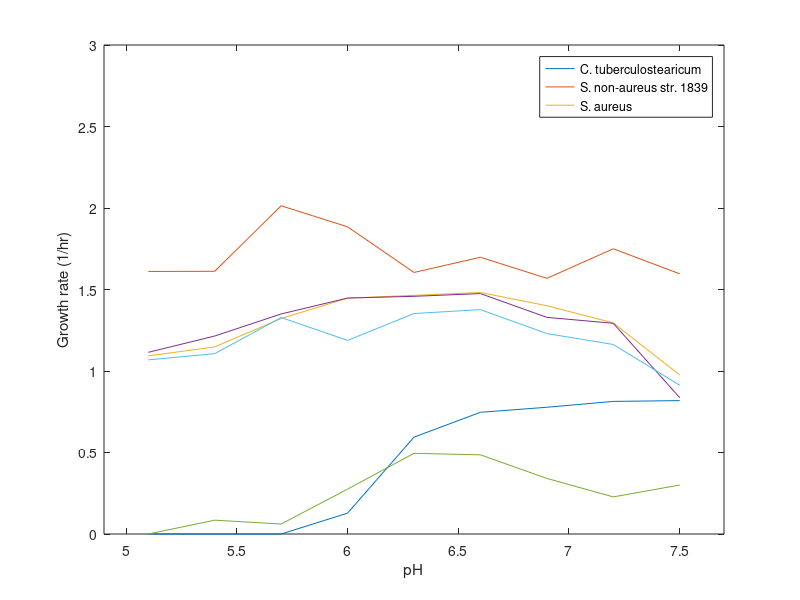
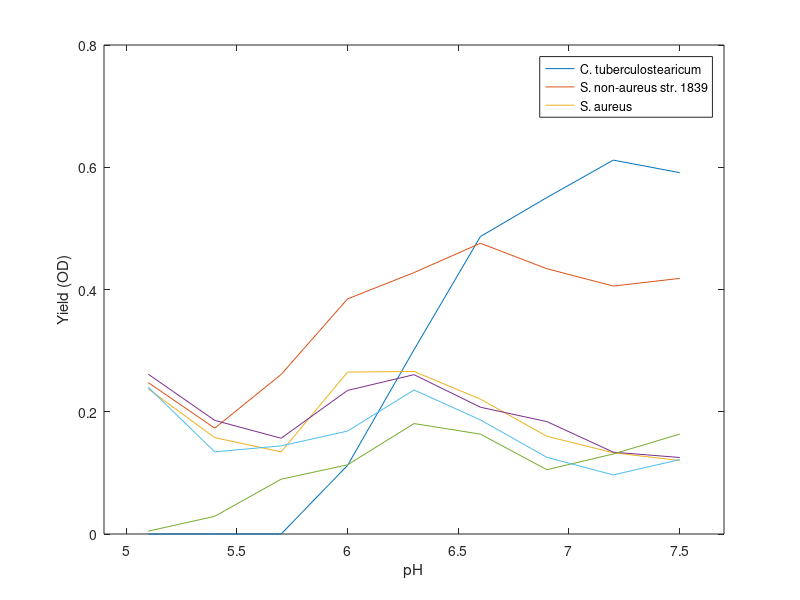

MATLAB code to generate these figures, in order:
pHrng = 5.1:0.3:7.5; % Experimental pH range
pHtest = 5.1:0.1:7.5; % pH values to assess coexistence

% Species 1 (1821)
r1821 = [0,0,0,0.128025,0.5942,0.7467,0.777525,0.813525,0.8183];
K1821 = [0,0,0,0.112333333,0.301416667,0.486666667,0.550416667,0.611666667,0.591166667];

% Species 2 (1828)
r1828 = [1.610766667,1.6117,2.013666667,1.884625,1.604466667,1.697966667,1.568433333,1.749866667,1.596];
K1828 = [0.24766666,0.173166667,0.261,0.384666667,0.427666667,0.475666667,0.434,0.405666667,0.418166667];

% Species 3 (1838)
r1838 = [0.0618,0.109425,0.218375,0.2781,0.2549,0.24385,0.084,0.208475,0.173];
K1838 = [0.018,0.104166667,0.232166667,0.222166667,0.242916667,0.229666667,0.052166667,0.233666667,0.189666667];

% Species 4 (1839)
r1839 = [1.06845,1.1066,1.327725,1.187875,1.352575,1.376575,1.22965,1.162675,0.912375];
K1839 = [0.239916667,0.134416667,0.144166667,0.168416667,0.235666667,0.186666667,0.125416667,0.096666667,0.121666667];

% Species 5 (1850)
r1850 = [1.0928,1.14775,1.322075,1.446975,1.464275,1.481625,1.400375,1.295125,0.9751];
K1850 = [0.237416667,0.157666667,0.134416667,0.264916667,0.265916667,0.220666667,0.159916667,0.132941667,0.120166667];

% Species 6 (1867)
r1867 = [1.11455,1.2146,1.350025,1.44755,1.4582,1.474875,1.32915,1.292675,0.836225];
K1867 = [0.261416667,0.185916667,0.156666667,0.234916667,0.260666667,0.207416667,0.183916667,0.133916667,0.125166667];

% Species 7 (1989)
r1989 = [0,0.0849,0.06125,0.2752,0.4951,0.4856,0.34105,0.227625,0.30045];
K1989 = [0.004666667,0.028916667,0.089666667,0.113166667,0.180666667,0.163416667,0.105166667,0.130916667,0.163416667];

% Species 8 (1996)
r1996 = [0.825025	1.0873	1.146325	1.314125	1.468425	1.497225	1.457475	1.43555	1.464725];
K1996 = [0.3705	0.42725	0.393	0.351	0.41025	0.417	0.45775	0.441	0.425];

figure
plot(pHrng,r1821)
hold on
plot(pHrng,r1828)
plot(pHrng,r1850)
plot(pHrng,r1867)
plot(pHrng,r1989)
plot(pHrng,r1839)
legend('C. tuberculostearicum','S. non-aureus str. 1839','S. aureus')
xlim([4.9 7.7])
ylim([0 3])
xlabel('pH')
ylabel('Growth rate (1/hr)')

figure
plot(pHrng,K1821)
hold on
plot(pHrng,K1828)
plot(pHrng,K1850)
plot(pHrng,K1867)
plot(pHrng,K1989)
plot(pHrng,K1839)
legend('C. tuberculostearicum','S. non-aureus str. 1839','S. aureus')
xlim([4.9 7.7])
ylim([0 0.8])
xlabel('pH')
ylabel('Yield (OD)')
